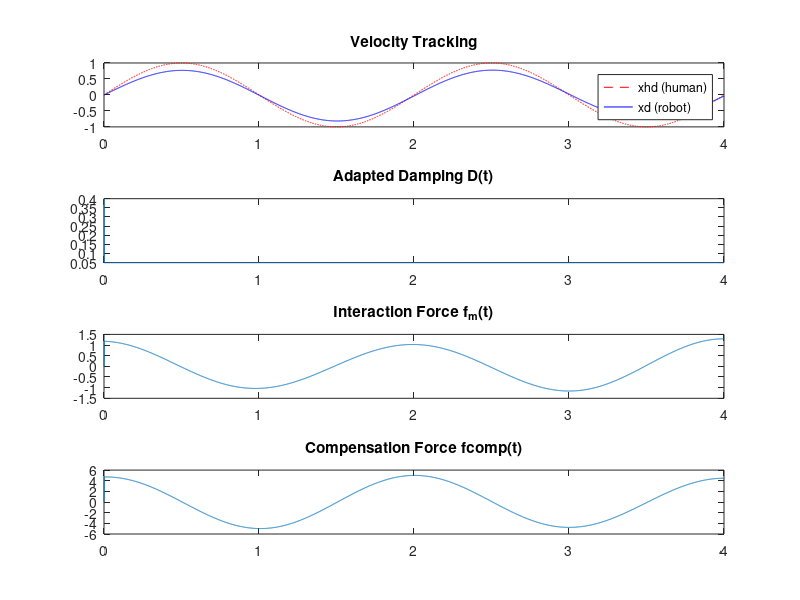

Write the MATLAB code that produced this figure. (Note: this script raises an error after producing the figure.)
clear; clc; close all;
%%
clamp = @(x, minVal, maxVal) max(min(x, maxVal), minVal);

dt = 0.001;
T = 4;
t = 0:dt:T;
N = numel(t);

% Human dynamics parameters
Mh = 0.1*sin(t) + 1.5;
Dh = 0.05*sin(0.5*t) + 0.1;
% Robot dynamics parameters
Ma = 2;
Da = 0.4;

Dmin = 0.05;
Dmax = 50.0;
Fstd = 0;
%% preallocation
x = zeros(1, N);
xd = zeros(1, N);
xdd = zeros(1, N);

fh = zeros(1, N);
fm = zeros(1, N);
lam = zeros(1, N);
lamh = zeros(1, N);

D = zeros(1, N);

fcomp = zeros(1, N);
%% Sinusoidal motion profile
freq = 0.5;
amp   = 1;  % [m] amplitude

xhd = amp * sin(2*pi*freq*t);
xhdd = amp * 2*pi * freq * cos(2*pi*freq*t);
%% sim loop
xd(1) = xhd(1);
xdd(1) = xhdd(1);

Fs = Mh(1) * xhdd(1) + Dh(1) * xhd(1);

D(1) = Da;

for k = 2:N
    Fs = Mh(k) * xhdd(k) + Dh(k) * xhd(k);

    D(k) = clamp(Fstd / abs(xd(k-1)+ 1e-6), Dmin, Dmax);
    
    xdd(k) = (1/Ma) * (Fs - D(k)*xd(k-1));
    xd(k) = xd(k-1) + xdd(k) * dt;

    fm(k) = Mh(k) * (xhdd(k) - xdd(k)) + Dh(k) * (xhd(k) - xd(k));
    fcomp(k) = Ma * xdd(k) + (D(k) - D(k-1)) * xd(k);
end

%% Plot
figure;
subplot(4,1,1); plot(t, xhd, 'r--', t, xd, 'b'); title('Velocity Tracking');
legend('xhd (human)', 'xd (robot)');

subplot(4,1,2); plot(t, D); title('Adapted Damping D(t)');

subplot(4,1,3); plot(t, fm); title('Interaction Force f_m(t)');

subplot(4,1,4); plot(t, fcomp); title('Compensation Force fcomp(t)');

%%
% Prepare data for export
data = table(...
    t', ...
    xhd', ...       % Human velocity
    xd', ...        % Robot velocity
    fm', ...        % Interaction force
    'VariableNames', {'Time', 'HumanVelocity', 'RobotVelocity', 'InteractionForce'} ...
);

% Save to CSV
writetable(data, 'VAC1_results.csv');
